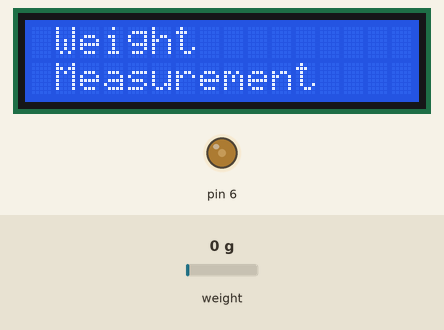
This sketch was run on a simulated Arduino Uno, built with avr-gcc and run on an emulated ATmega328P. On the bench: 16×2 character LCD, output pins drawn as LEDs (lit = HIGH). Wiring (inferred from the names in the program): HX711 load-cell converter: data A0; SCK A1. The inputs (shaded band) are chosen by the test bench; at power-on: weight on the scale 0 g. Pins used as bus, display or sensor lines are not drawn.

Above: at 0.1 s.
At 11.1 s:
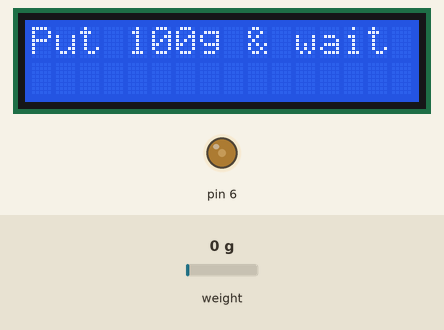
Timing chart, 0 to 12.6 s (numbered marks = the images above):
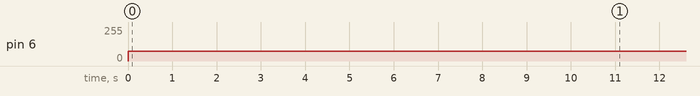

The sketch:

Project.ino
```cpp
#include <LiquidCrystal.h>
#include <HX711.h>
#include <SoftwareSerial.h>
SoftwareSerial s(8,9);   //8=Rx 9=Tx
LiquidCrystal lcd(12, 11, 5, 4, 3, 2);

int Contrast = 75;
#define DT A0
#define SCK A1
#define sw 9

//LCD   Ard-UNO
//pin 1 to gnd
//pin 2 5v
//pin 3 6
//pin 4 12
//pin 5 gnd
//pin 6 11
//pin 11 5
//pin 12 4
//pin 13 3
//pin 14 2
//pin 15 5v
//pin 16 gnd

long sample = 0;
float val = 0;
long count = 0;

unsigned long readCount(void)
{
  unsigned long Count;
  unsigned char i;
  pinMode(DT, OUTPUT);
  digitalWrite(DT, HIGH);
  digitalWrite(SCK, LOW);
  Count = 0;
  pinMode(DT, INPUT);
  while (digitalRead(DT));
  for (i = 0; i < 24; i++)
  {
    digitalWrite(SCK, HIGH);
    Count = Count << 1;
    digitalWrite(SCK, LOW);
    if (digitalRead(DT))
      Count++;
  }
  digitalWrite(SCK, HIGH);
  Count = Count ^ 0x800000;
  digitalWrite(SCK, LOW);
  return (Count);
}
void setup()
{
  Serial.begin(9600);
  s.begin(9600);
  pinMode(SCK, OUTPUT);
  pinMode(sw, INPUT_PULLUP);
  analogWrite(6, Contrast);
  lcd.begin(16, 2);
  lcd.print(" Weight ");
  lcd.setCursor(0, 1);
  lcd.print(" Measurement ");
  delay(1000);
  lcd.clear();
  calibrate();
}
void loop()
{
  count = readCount();
  int w = (((count - sample) / val) - 2 * ((count - sample) / val));
  lcd.setCursor(0, 0);
  lcd.print("Measured Weight");
  lcd.setCursor(0, 1);
  lcd.print(w);
  lcd.print("g ");
  int data=100;
  if(s.available()>0)
  {
    s.write(data);                                 //Sending it to nodeMCU
  }
  if (digitalRead(sw) == 0)
  {
    val = 0;
    sample = 0;
    w = 0;
    count = 0;
    calibrate();
  }
}

void calibrate()
{
  lcd.clear();
//  lcd.print("Smart Pantry!"); //
//  lcd.setCursor(0, 1);
//  lcd.print("Project by");
//  delay(2000);
//  lcd.clear();
//  lcd.print("AISHWARYA");
//  lcd.setCursor(0, 1);
//  lcd.print("1847204");
//  delay(2000);
//  lcd.clear();
//  lcd.print("ALWIN");
//  lcd.setCursor(0, 1);
//  lcd.print("1847207 ");
//  delay(2000);
//  lcd.clear();
//  lcd.print("MANMOHAN");
//  lcd.setCursor(0, 1);
//  lcd.print("1847226");

  for (int i = 0; i < 100; i++)
  {
    count = readCount();
    sample += count;
  }
  sample /= 100;
  lcd.clear();
  lcd.print("Put 100g & wait");
  count = 0;
  while (count < 100)
  {
    count = readCount();
    count = sample - count;
  }
  lcd.clear();
  lcd.print("Please Wait....");
  delay(2000);
  for (int i = 0; i < 100; i++)
  {
    count = readCount();
    val += sample - count;
  }
  val = val / 100.0;
  val = val / 100.0; // put here your calibrating weight
  lcd.clear();
}
```

Measured:
- by itself, pin 6: 0/255 → 75/255 at 0.00 s
